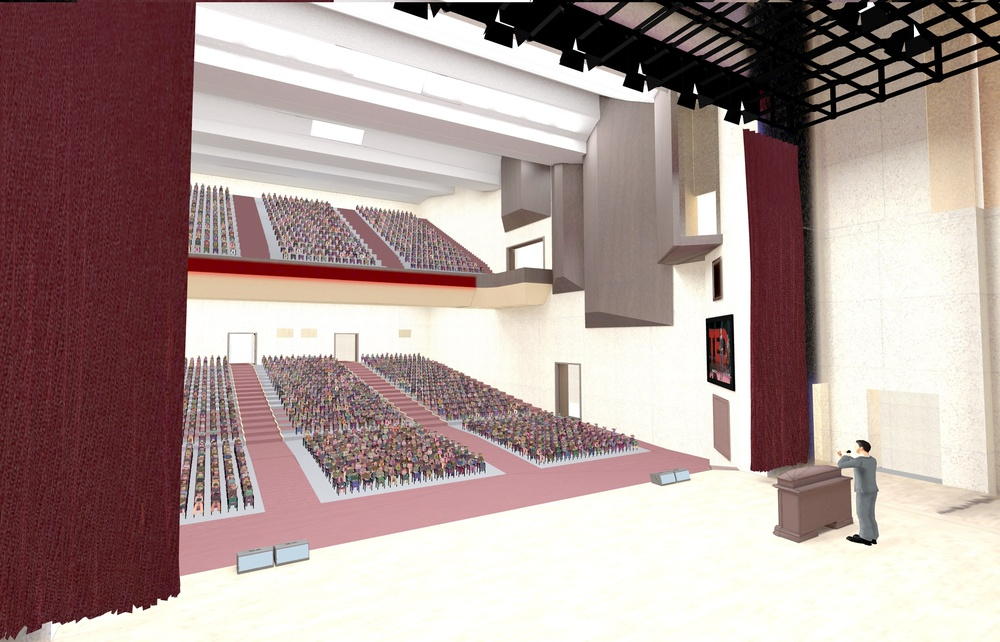
#> input picture img/基于SVD的图片压缩/pic.jpeg, 1000 x 642 px, shrunk from 2244 x 1440 before the run
$ python test1.py
#> lines starting #> are read from the running program, lines starting #| are printed output that depends on the picture
import numpy as np
from PIL import Image
import matplotlib.pyplot as plt

def picture_processing(file):  # 图像处理，返回灰度值
#> called with file = 'pic.jpeg'
    im = Image.open(file)
#> im is the input picture: PIL image 1000x642 RGB; mean R, G, B 173.6, 153.7, 150
    im = im.convert('L')   # 转换为灰度图
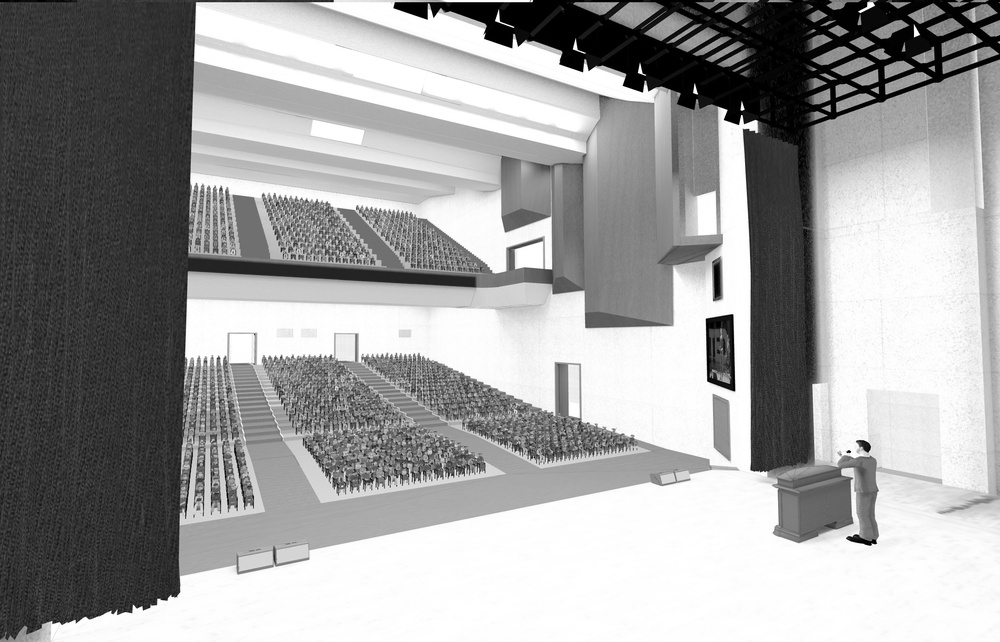
#> im: PIL image 1000x642 L; min 0, max 255, mean 159.3
    #im.save('original_' + file)  # 保存图片
    w, h = im.size
#> w = 1000; h = 642
    data = np.zeros((h, w))
    for i in range(w):     # 得到灰度值矩阵
        for j in range(h):
            data[j][i] = im.getpixel((i, j))
    return data

def picture_restore(U, Sigma, VT, k):   # 图像恢复，k为选取的奇异值个数
    sig = np.eye(k) * Sigma[:k]
    new_pic = U[:, :k].dot(sig).dot(VT[:k, :])   # 重构图片
    new_size = U.shape[0] * k + sig.size + k * VT.shape[1]  # 计算SVD图片所需大小
    return new_pic, new_size

if __name__ == '__main__':
    file = 'pic.jpeg'
    data = picture_processing(file)
    U, Sigma, VT = np.linalg.svd(data)
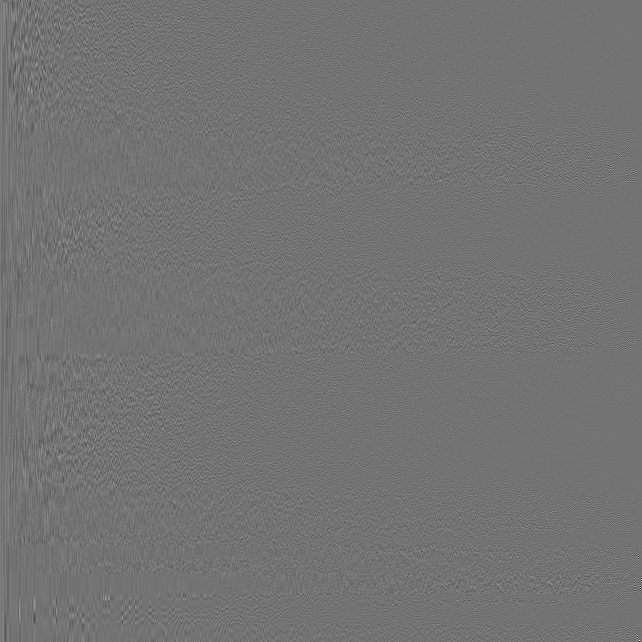
#> U: shape (642, 642) float64; min -0.577, max 0.697, mean 6.29e-05; drawn with min black and max white
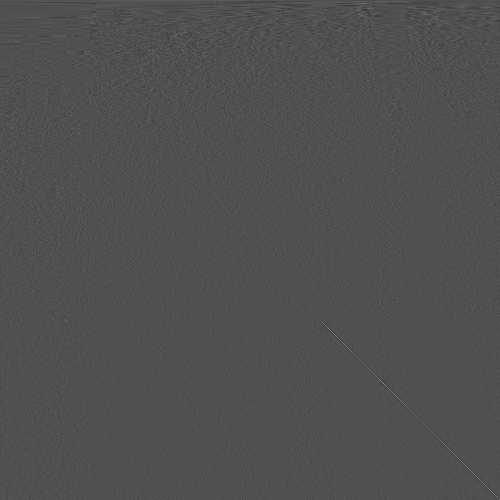
#> VT: shape (1000, 1000) float64 (shown at 1/2 size); min -0.293, max 0.637, mean 3.21e-05; drawn with min black and max white
#> Sigma = 642 values, max 138003.3 at index 0, min 5.14 at index 641, mean 822.4

    pic_list, size_list = [], []   #图片列表，图片大小列表
    k_list = [1, 10, 50, 100, 300]
    for k in k_list:
        new_pic, new_size = picture_restore(U, Sigma, VT, k)
        pic_list.append(new_pic)
        size_list.append(new_size)
#> this loop made 5 passes
#> new_size on passes 2 to 5: 16520, 84600, 174200, 582600
#> (sig in picture_restore, new_size) on pass 1: ([138003.3], 1643)
#> pass 1, in picture_restore, `new_pic = U[:, :k].dot(sig).dot(VT[:k, :])`:
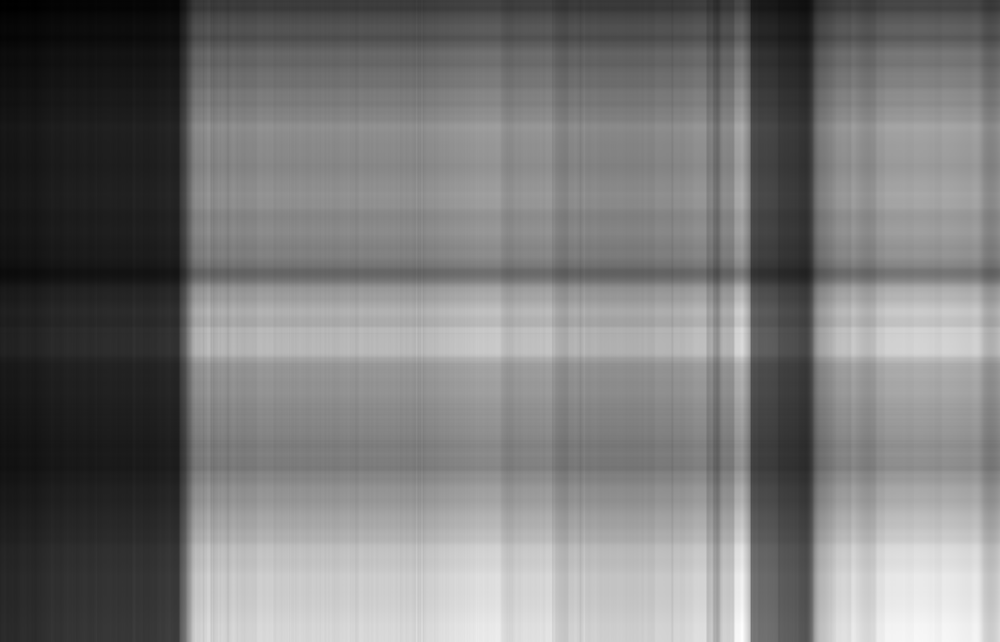
#> new_pic: shape (642, 1000) float64; min 23.41, max 310, mean 159.6; drawn with min black and max white
#> pass 2, in picture_restore (call 2), `new_pic = U[:, :k].dot(sig).dot(VT[:k, :])`:
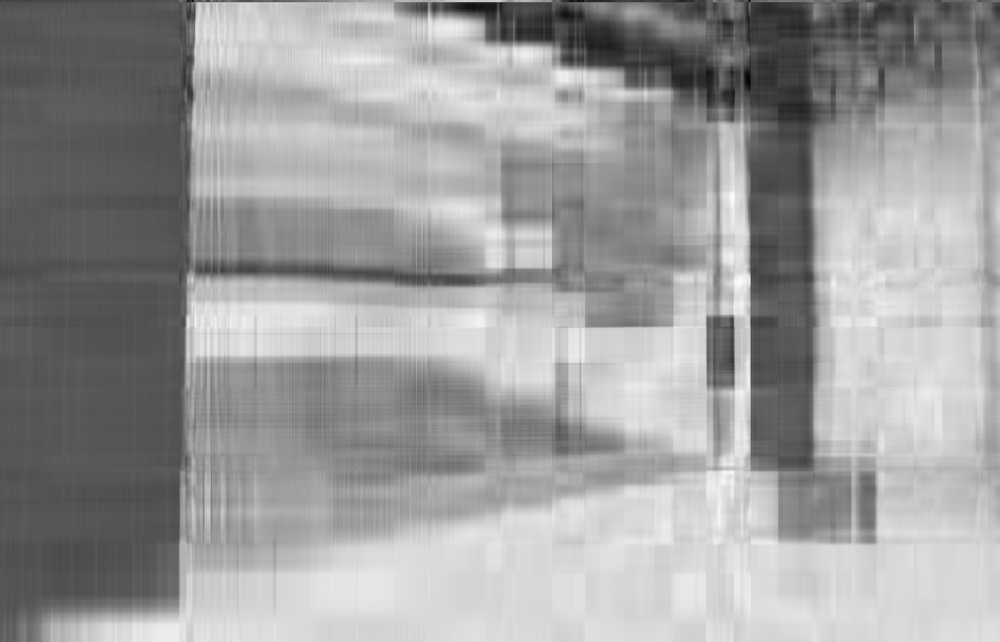
#> new_pic: shape (642, 1000) float64; min -83.73, max 312.5, mean 159.3; drawn with min black and max white
#> pass 3, in picture_restore (call 3), `new_pic = U[:, :k].dot(sig).dot(VT[:k, :])`:
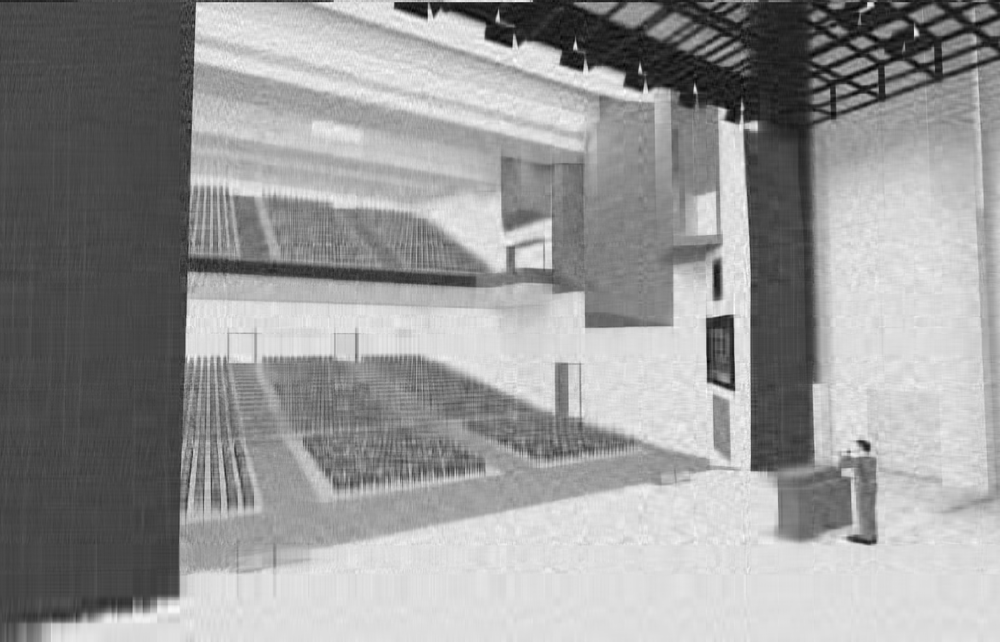
#> new_pic: shape (642, 1000) float64; min -45.98, max 298.4, mean 159.3; drawn with min black and max white
#> after the loop, pic_list = 5 items; size_list = [1643, 16520, 84600, 174200, 582600]

    fig, ax = plt.subplots(2, 3)   # 展示
    ax[0][0].imshow(data)
    ax[0][0].set_title('original picture——size:%d' % data.size)
    for i in range(len(k_list)):
        ax[int((i+1) / 3)][int((i+1) % 3)].imshow(pic_list[i])
        ax[int((i+1) / 3)][int((i+1) % 3)].set_title('k = %d——size:%d' % (k_list[i], size_list[i]))
    plt.show()
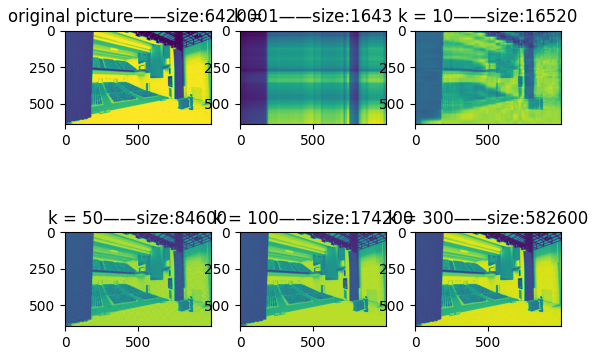
#> figure drawn by matplotlib, 6 panels
